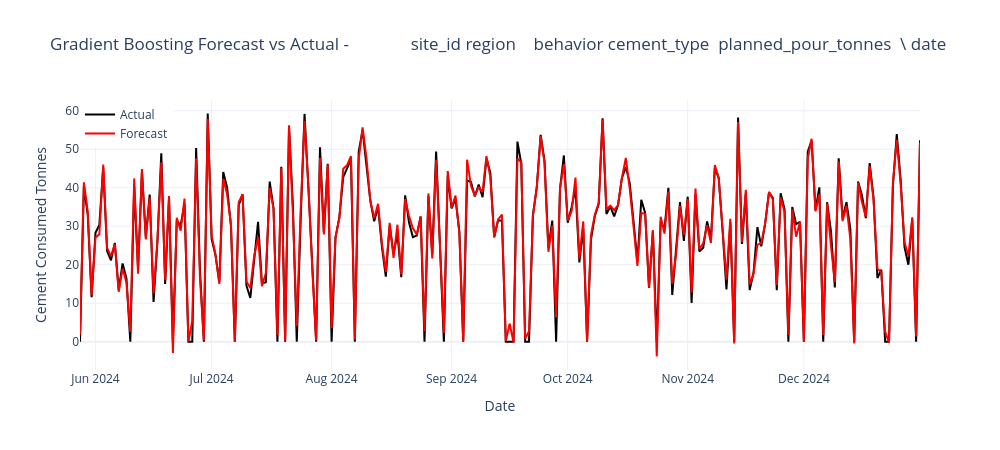

Notebook cell for this chart:
### Code cell
# plot the actual vs forecasted values
import plotly.graph_objects as go

fig = go.Figure()

fig.add_trace(go.Scatter(
    x=y_test.index,
    y=y_test,
    mode='lines',
    name='Actual',
    line=dict(color='black')
))

fig.add_trace(go.Scatter(
    x=y_test.index,
    y=gb_forecast,
    mode='lines',
    name='Forecast',
    line=dict(color='red')
))

fig.update_layout(
    title=f'Gradient Boosting Forecast vs Actual - {site_df}',
    xaxis_title='Date',
    yaxis_title='Cement Consumed Tonnes',
    legend=dict(x=0, y=1),
    template='plotly_white',
    width=1000,
    height=450
)

fig.show()

### Figure 1 — Plotly figure (JSON) as saved in the notebook; plotly's stock layout.template omitted (floating-point values rounded to 4 significant figures; data arrays with more than 128 entries replaced by an {"elided": "..."} marker saying what was removed)
{"data": [{"line": {"color": "black"}, "mode": "lines", "name": "Actual", "type": "scatter", "x": {"elided": "218 str values"}, "y": {"elided": "218 float values"}}, {"line": {"color": "red"}, "mode": "lines", "name": "Forecast", "type": "scatter", "x": {"elided": "218 str values"}, "y": {"elided": "218 float values"}}], "layout": {"height": 450, "legend": {"x": 0, "y": 1}, "title": {"text": "Gradient Boosting Forecast vs Actual -              site_id region    behavior cement_type  planned_pour_tonnes  \\\ndate                                                                       \n2022-01-08  SITE_001  North  aggressive       CEM_I                42.12   \n2022-01-09  SITE_001  North  aggressive       CEM_I                 0.00   \n2022-01-10  SITE_001  North  aggressive      CEM_II                30.99   \n2022-01-11  SITE_001  North  aggressive      CEM_II                37.26   \n2022-01-12  SITE_001  North  aggressive     CEM_III                54.09   \n...              ...    ...         ...         ...                  ...   \n2024-12-27  SITE_001  North  aggressive       CEM_I                30.74   \n2024-12-28  SITE_001  North  aggressive      CEM_II                30.27   \n2024-12-29  SITE_001  North  aggressive       CEM_I                31.84   \n2024-12-30  SITE_001  North  aggressive      CEM_II                44.84   \n2024-12-31  SITE_001  North  aggressive      CEM_II                52.31   \n\n            consumed_tonnes  opening_inventory_tonnes  deliveries_tonnes  \\\ndate                                                                       \n2022-01-08            34.28                     14.12              20.16   \n2022-01-09             0.00                      0.00              34.38   \n2022-01-10            30.99                     34.38              35.37   \n2022-01-11            29.81                     38.76              40.46   \n2022-01-12            54.09                     49.41              49.34   \n...                     ...                       ...                ...   \n2024-12-27            24.61                      0.00              24.61   \n2024-12-28            20.01                      0.00              20.01   \n2024-12-29            31.84                      0.00              34.94   \n2024-12-30             0.00                      3.10              32.37   \n2024-12-31            52.31                     35.47              22.69   \n\n            closing_inventory_tonnes  rain_mm  ...  rolling_std_7  \\\ndate                                           ...                  \n2022-01-08                      0.00     1.95  ...       8.383131   \n2022-01-09                     34.38     1.42  ...      15.099577   \n2022-01-10                     38.76     3.49  ...      14.621270   \n2022-01-11                     49.41     5.71  ...      14.507304   \n2022-01-12                     44.66     1.36  ...      16.176063   \n...                              ...      ...  ...            ...   \n2024-12-27                      0.00    11.92  ...      21.046227   \n2024-12-28                      0.00     9.21  ...      20.979942   \n2024-12-29                      3.10     5.53  ...      17.615227   \n2024-12-30                     35.47    17.63  ...      17.615227   \n2024-12-31                      5.85     3.49  ...      19.234014   \n\n            day_of_week  week_of_year  month  rain_x_pour  temp_x_pour  \\\ndate                                                                     \n2022-01-08            5             1      1      82.1340    1091.7504   \n2022-01-09            6             1      1       0.0000       0.0000   \n2022-01-10            0             2      1     108.1551     513.5043   \n2022-01-11            1             2      1     212.7546     -29.0628   \n2022-01-12            2             2      1      73.5624    1042.8552   \n...                 ...           ...    ...          ...          ...   \n2024-12-27            4            52     12     366.4208     200.4248   \n2024-12-28            5            52     12     278.7867     424.3854   \n2024-12-29            6            52     12     176.0752     326.9968   \n2024-12-30            0             1     12     790.5292       7.1744   \n2024-12-31            1             1     12     182.5619     705.1388   \n\n            behavior_encoded  cement_type_encoded  inventory_gap  \\\ndate                                                               \n2022-01-08                 0                    0          -7.84   \n2022-01-09                 0                    0          34.38   \n2022-01-10                 0                    1          38.76   \n2022-01-11                 0                    1          41.96   \n2022-01-12                 0                    2          44.66   \n...                      ...                  ...            ...   \n2024-12-27                 0                    0          -6.13   \n2024-12-28                 0                    1         -10.26   \n2024-12-29                 0                    0           3.10   \n2024-12-30                 0                    1          -9.37   \n2024-12-31                 0                    1           5.85   \n\n            inventory_ratio  \ndate                         \n2022-01-08         0.031518  \n2022-01-09         0.000000  \n2022-01-10         0.076741  \n2022-01-11         0.086518  \n2022-01-12         0.110290  \n...                     ...  \n2024-12-27         0.000000  \n2024-12-28         0.000000  \n2024-12-29         0.000000  \n2024-12-30         0.006920  \n2024-12-31         0.079174  \n\n[1089 rows x 26 columns]"}, "width": 1000, "xaxis": {"title": {"text": "Date"}}, "yaxis": {"title": {"text": "Cement Consumed Tonnes"}}}}
